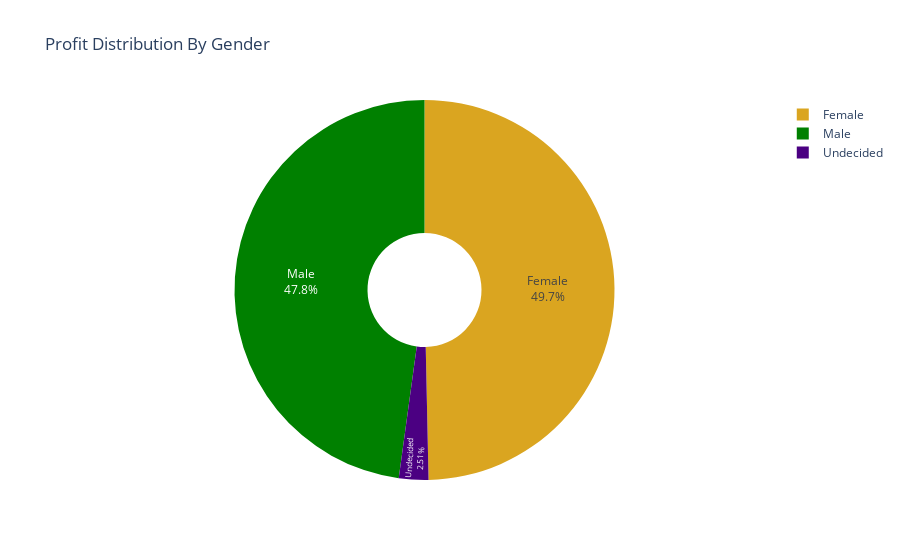

This figure's notebook cell:
### Code cell
fig = px.pie(insight_6, values='profit', names='gender',title='Profit Distribution By Gender',color='gender',
             color_discrete_map={'Male':'green','Female':'goldenrod','Undecided':'indigo'},
                                  hole=0.3)
fig.update_traces(textposition='inside', textinfo='percent+label')
fig.show()

### Figure 1 — Plotly figure (JSON) as saved in the notebook; plotly's stock layout.template omitted (floating-point values rounded to 4 significant figures)
{"data": [{"customdata": [["Female"], ["Male"], ["Undecided"]], "domain": {"x": [0, 1], "y": [0, 1]}, "hole": 0.3, "hovertemplate": "gender=%{customdata[0]}<br>profit=%{value}<extra></extra>", "labels": ["Female", "Male", "Undecided"], "legendgroup": "", "marker": {"colors": ["goldenrod", "green", "indigo"]}, "name": "", "showlegend": true, "textinfo": "percent+label", "textposition": "inside", "type": "pie", "values": [5316000.0, 5120000.0, 268400.0]}], "layout": {"legend": {"tracegroupgap": 0}, "title": {"text": "Profit Distribution By Gender"}}}
